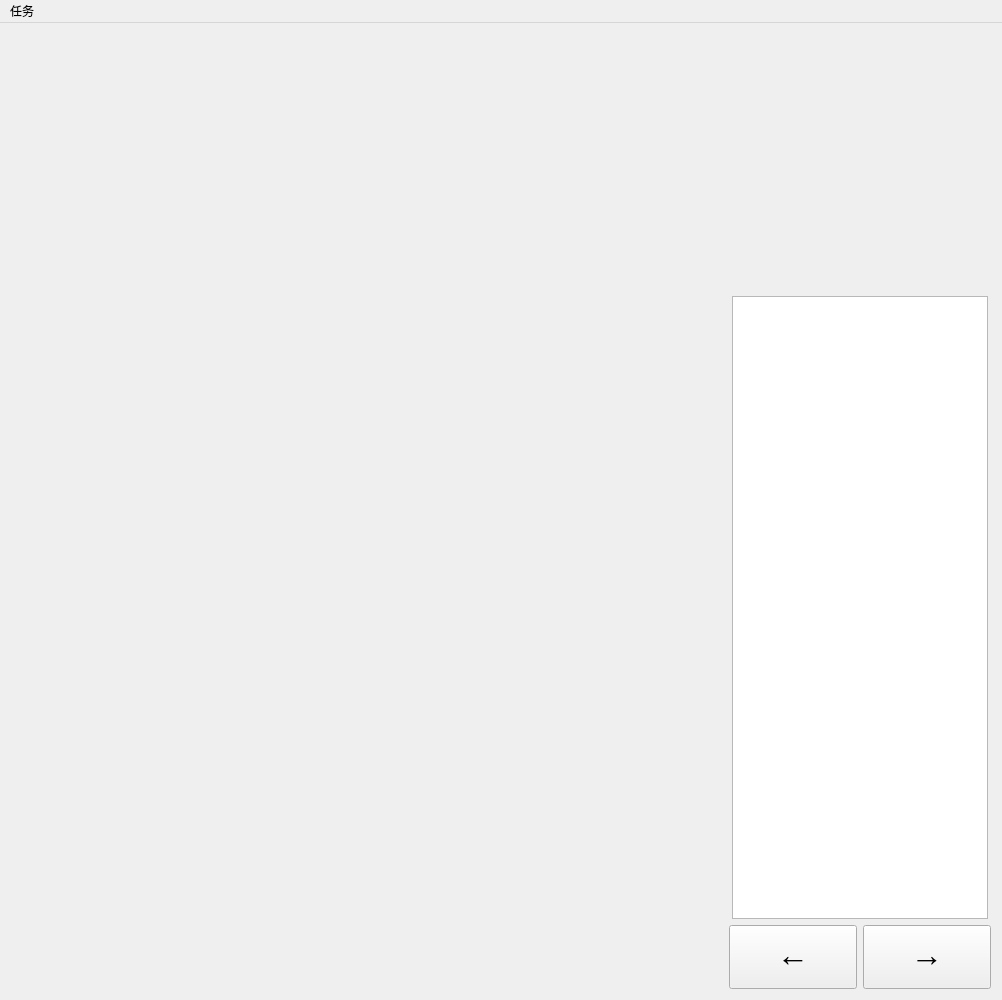
<?xml version="1.0" encoding="UTF-8"?>
<ui version="4.0">
 <class>MainWindow</class>
 <widget class="QMainWindow" name="MainWindow">
  <property name="geometry">
   <rect>
    <x>0</x>
    <y>0</y>
    <width>1002</width>
    <height>1000</height>
   </rect>
  </property>
  <property name="sizePolicy">
   <sizepolicy hsizetype="Fixed" vsizetype="Fixed">
    <horstretch>0</horstretch>
    <verstretch>0</verstretch>
   </sizepolicy>
  </property>
  <property name="windowTitle">
   <string>landmark imporver</string>
  </property>
  <property name="windowIcon">
   <iconset resource="img.qrc">
    <normaloff>:/img/logo.ico</normaloff>:/img/logo.ico</iconset>
  </property>
  <property name="iconSize">
   <size>
    <width>32</width>
    <height>32</height>
   </size>
  </property>
  <widget class="QWidget" name="centralWidget">
   <property name="sizePolicy">
    <sizepolicy hsizetype="Fixed" vsizetype="Fixed">
     <horstretch>0</horstretch>
     <verstretch>0</verstretch>
    </sizepolicy>
   </property>
   <property name="autoFillBackground">
    <bool>false</bool>
   </property>
   <layout class="QGridLayout" name="gridLayout">
    <item row="0" column="2">
     <layout class="QVBoxLayout" name="verticalLayout_2">
      <item alignment="Qt::AlignHCenter|Qt::AlignVCenter">
       <widget class="QLabel" name="label_2">
        <property name="sizePolicy">
         <sizepolicy hsizetype="Fixed" vsizetype="Minimum">
          <horstretch>0</horstretch>
          <verstretch>0</verstretch>
         </sizepolicy>
        </property>
        <property name="minimumSize">
         <size>
          <width>256</width>
          <height>256</height>
         </size>
        </property>
        <property name="text">
         <string/>
        </property>
        <property name="alignment">
         <set>Qt::AlignHCenter|Qt::AlignTop</set>
        </property>
        <property name="wordWrap">
         <bool>false</bool>
        </property>
       </widget>
      </item>
      <item alignment="Qt::AlignHCenter">
       <widget class="NameListWidget" name="listWidget">
        <property name="sizePolicy">
         <sizepolicy hsizetype="Fixed" vsizetype="Expanding">
          <horstretch>0</horstretch>
          <verstretch>0</verstretch>
         </sizepolicy>
        </property>
        <property name="font">
         <font>
          <pointsize>10</pointsize>
         </font>
        </property>
        <property name="uniformItemSizes">
         <bool>false</bool>
        </property>
       </widget>
      </item>
      <item>
       <layout class="QHBoxLayout" name="horizontalLayout">
        <item>
         <widget class="QPushButton" name="pushButton_2">
          <property name="sizePolicy">
           <sizepolicy hsizetype="Fixed" vsizetype="Fixed">
            <horstretch>0</horstretch>
            <verstretch>0</verstretch>
           </sizepolicy>
          </property>
          <property name="minimumSize">
           <size>
            <width>128</width>
            <height>64</height>
           </size>
          </property>
          <property name="font">
           <font>
            <family>Consolas</family>
            <pointsize>24</pointsize>
           </font>
          </property>
          <property name="text">
           <string>←</string>
          </property>
          <property name="checkable">
           <bool>false</bool>
          </property>
         </widget>
        </item>
        <item>
         <widget class="QPushButton" name="pushButton">
          <property name="sizePolicy">
           <sizepolicy hsizetype="Fixed" vsizetype="Fixed">
            <horstretch>0</horstretch>
            <verstretch>0</verstretch>
           </sizepolicy>
          </property>
          <property name="minimumSize">
           <size>
            <width>128</width>
            <height>64</height>
           </size>
          </property>
          <property name="font">
           <font>
            <family>Consolas</family>
            <pointsize>24</pointsize>
           </font>
          </property>
          <property name="text">
           <string>→</string>
          </property>
         </widget>
        </item>
       </layout>
      </item>
     </layout>
    </item>
    <item row="0" column="1">
     <layout class="QVBoxLayout" name="verticalLayout">
      <item alignment="Qt::AlignHCenter">
       <widget class="ImgLabel" name="label">
        <property name="enabled">
         <bool>true</bool>
        </property>
        <property name="sizePolicy">
         <sizepolicy hsizetype="Fixed" vsizetype="Fixed">
          <horstretch>0</horstretch>
          <verstretch>0</verstretch>
         </sizepolicy>
        </property>
        <property name="text">
         <string/>
        </property>
        <property name="alignment">
         <set>Qt::AlignCenter</set>
        </property>
       </widget>
      </item>
     </layout>
    </item>
   </layout>
  </widget>
  <widget class="QMenuBar" name="menuBar">
   <property name="geometry">
    <rect>
     <x>0</x>
     <y>0</y>
     <width>1002</width>
     <height>22</height>
    </rect>
   </property>
   <widget class="QMenu" name="menuLoad">
    <property name="title">
     <string>任务</string>
    </property>
    <addaction name="actionLoad_Dir"/>
    <addaction name="actionReconfig"/>
    <addaction name="separator"/>
    <addaction name="actionExit"/>
   </widget>
   <addaction name="menuLoad"/>
  </widget>
  <action name="actionLoad_Dir">
   <property name="text">
    <string>新建任务</string>
   </property>
  </action>
  <action name="actionReconfig">
   <property name="text">
    <string>打开任务</string>
   </property>
  </action>
  <action name="actionExit">
   <property name="text">
    <string>退出</string>
   </property>
  </action>
 </widget>
 <layoutdefault spacing="6" margin="11"/>
 <customwidgets>
  <customwidget>
   <class>ImgLabel</class>
   <extends>QLabel</extends>
   <header>imglabel.h</header>
  </customwidget>
  <customwidget>
   <class>NameListWidget</class>
   <extends>QListWidget</extends>
   <header location="global">namelistwidget.h</header>
  </customwidget>
 </customwidgets>
 <resources>
  <include location="img.qrc"/>
 </resources>
 <connections/>
</ui>
